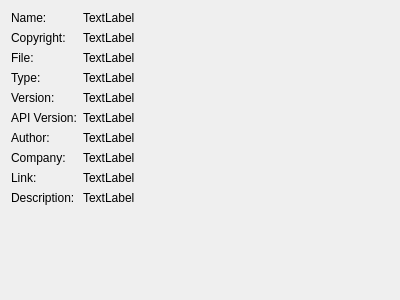
<?xml version="1.0" encoding="UTF-8"?>
<ui version="4.0">
 <class>cPluginInfo</class>
 <widget class="QWidget" name="cPluginInfo">
  <property name="geometry">
   <rect>
    <x>0</x>
    <y>0</y>
    <width>400</width>
    <height>300</height>
   </rect>
  </property>
  <property name="windowTitle">
   <string>Form</string>
  </property>
  <layout class="QGridLayout" name="gridLayout_2">
   <item row="0" column="0">
    <layout class="QVBoxLayout" name="verticalLayout">
     <item>
      <layout class="QHBoxLayout" name="horizontalLayout">
       <item>
        <layout class="QGridLayout" name="gridLayout">
         <item row="2" column="1">
          <widget class="QLabel" name="m_lpFileName">
           <property name="text">
            <string>TextLabel</string>
           </property>
          </widget>
         </item>
         <item row="2" column="0">
          <widget class="QLabel" name="label_2">
           <property name="text">
            <string>File:</string>
           </property>
          </widget>
         </item>
         <item row="6" column="1">
          <widget class="QLabel" name="m_lpAuthor">
           <property name="text">
            <string>TextLabel</string>
           </property>
          </widget>
         </item>
         <item row="3" column="0">
          <widget class="QLabel" name="label_3">
           <property name="text">
            <string>Type:</string>
           </property>
          </widget>
         </item>
         <item row="3" column="1">
          <widget class="QLabel" name="m_lpPluginType">
           <property name="text">
            <string>TextLabel</string>
           </property>
          </widget>
         </item>
         <item row="4" column="0">
          <widget class="QLabel" name="label_7">
           <property name="text">
            <string>Version:</string>
           </property>
          </widget>
         </item>
         <item row="5" column="1">
          <widget class="QLabel" name="m_lpPluginAPIVersion">
           <property name="text">
            <string>TextLabel</string>
           </property>
          </widget>
         </item>
         <item row="0" column="0">
          <widget class="QLabel" name="label">
           <property name="text">
            <string>Name:</string>
           </property>
          </widget>
         </item>
         <item row="4" column="1">
          <widget class="QLabel" name="m_lpPluginVersion">
           <property name="text">
            <string>TextLabel</string>
           </property>
          </widget>
         </item>
         <item row="5" column="0">
          <widget class="QLabel" name="label_4">
           <property name="text">
            <string>API Version:</string>
           </property>
          </widget>
         </item>
         <item row="6" column="0">
          <widget class="QLabel" name="label_6">
           <property name="text">
            <string>Author:</string>
           </property>
          </widget>
         </item>
         <item row="0" column="1">
          <widget class="QLabel" name="m_lpPluginName">
           <property name="text">
            <string>TextLabel</string>
           </property>
          </widget>
         </item>
         <item row="7" column="1">
          <widget class="QLabel" name="m_lpCompany">
           <property name="text">
            <string>TextLabel</string>
           </property>
          </widget>
         </item>
         <item row="7" column="0">
          <widget class="QLabel" name="label_8">
           <property name="text">
            <string>Company:</string>
           </property>
          </widget>
         </item>
         <item row="8" column="0">
          <widget class="QLabel" name="label_10">
           <property name="text">
            <string>Link:</string>
           </property>
          </widget>
         </item>
         <item row="8" column="1">
          <widget class="QLabel" name="m_lpLink">
           <property name="text">
            <string>TextLabel</string>
           </property>
          </widget>
         </item>
         <item row="1" column="1">
          <widget class="QLabel" name="m_lpCopyright">
           <property name="text">
            <string>TextLabel</string>
           </property>
          </widget>
         </item>
         <item row="1" column="0">
          <widget class="QLabel" name="label_5">
           <property name="text">
            <string>Copyright:</string>
           </property>
          </widget>
         </item>
         <item row="9" column="0">
          <widget class="QLabel" name="label_11">
           <property name="text">
            <string>Description:</string>
           </property>
          </widget>
         </item>
         <item row="9" column="1">
          <widget class="QLabel" name="m_lpDescription">
           <property name="text">
            <string>TextLabel</string>
           </property>
          </widget>
         </item>
        </layout>
       </item>
       <item>
        <spacer name="horizontalSpacer">
         <property name="orientation">
          <enum>Qt::Horizontal</enum>
         </property>
         <property name="sizeHint" stdset="0">
          <size>
           <width>40</width>
           <height>20</height>
          </size>
         </property>
        </spacer>
       </item>
      </layout>
     </item>
     <item>
      <spacer name="verticalSpacer">
       <property name="orientation">
        <enum>Qt::Vertical</enum>
       </property>
       <property name="sizeHint" stdset="0">
        <size>
         <width>20</width>
         <height>40</height>
        </size>
       </property>
      </spacer>
     </item>
    </layout>
   </item>
  </layout>
 </widget>
 <resources/>
 <connections/>
</ui>
